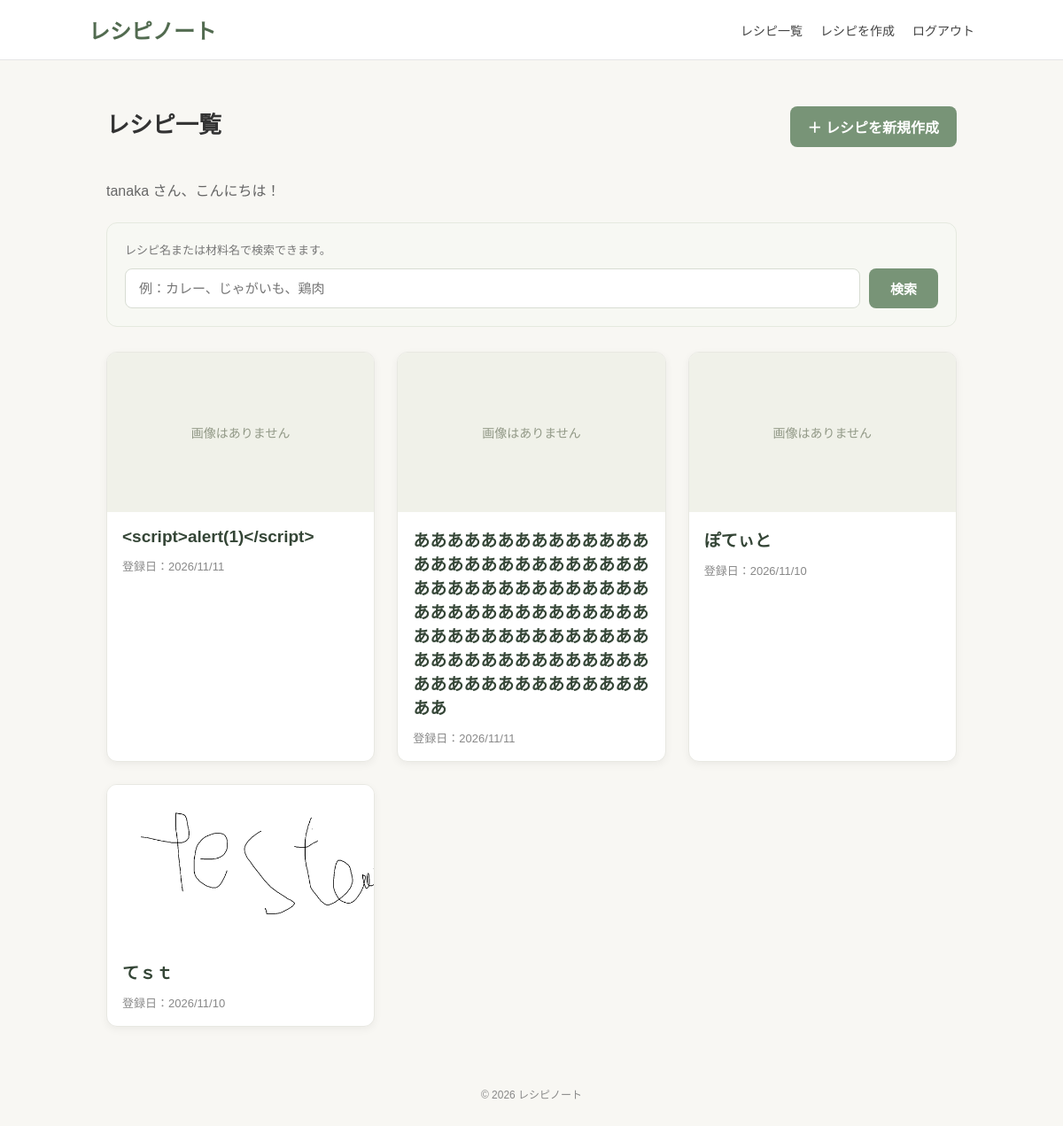
Page /recipes/ (signed in) on the committed database.
### recipes/models.py (models this page shows, shortened)
class Recipe(models.Model):
    owner = models.ForeignKey(
        User,
        on_delete=models.CASCADE,
        related_name="recipes"
    )
    title = models.CharField(max_length=100)
    image = models.ImageField(
        upload_to="recipes/",
        blank=True,
        null=True,
        storage=FileSystemStorage(
            location=PRIVATE_MEDIA_ROOT
        )
    )
    reference_url = models.URLField(
        blank=True,
        null=True
    )
    memo = models.TextField(
        blank=True,
    )
    created_at = models.DateTimeField(auto_now_add=True)
    updated_at = models.DateTimeField(auto_now=True)

### recipes/views.py (the view)
# urls.py: path("recipes/", views.recipe_list_view, name="recipe_list"),
@login_required
def recipe_list_view(request):
    query = request.GET.get("q", "").strip()
    recipes = Recipe.objects.filter(
        owner=request.user
    )
    if query:
        recipes = recipes.filter(
            Q(title__icontains=query) |
            Q(ingredients__name__icontains=query)
        ).distinct()
    recipes = recipes.order_by("-created_at")
    return render(request, "recipes/recipe_list.html", {
        "recipes": recipes,
        "query": query,
    })

### recipes/templates/recipes/recipe_list.html (shortened to what this page needs)
{% extends "base.html" %}
{% block content %}
<div class="list-container">
    <div class="list-header">
        <h1>レシピ一覧</h1>
        <a href="{% url 'recipe_create' %}" class="create-button">
            ＋ レシピを新規作成
        </a>
    </div>
    <div>
        <p class="welcome-message">
            {{ request.user.username }} さん、こんにちは！
        </p>
    </div>
    <div class="search-container">
        <p class="search-description">
            レシピ名または材料名で検索できます。
        </p>
        <form method="GET" action="{% url 'recipe_list' %}" class="search-form">
            <input
                type="text"
                name="q"
                value="{{ query }}"
                class="search-input"
                placeholder="例：カレー、じゃがいも、鶏肉"
            >
            <button type="submit" class="search-button">
                検索
            </button>
        </form>
    </div>
    {% if recipes %}
        <div class="recipe-grid">
            {% for recipe in recipes %}
                <article class="recipe-card">
                    <a href="{% url 'recipe_detail' recipe.id %}"
                       class="recipe-link">
                        {% if recipe.image %}
                            <img
                                src="{% url 'recipe_image' recipe.id %}"
                                alt="{{ recipe.title }}"
                                class="recipe-image"
                            >
                        {% else %}
                            <div class="no-image">
                                画像はありません
                            </div>
                        {% endif %}
                        <div class="recipe-info">
                            <h3 class="recipe-title">
                                {{ recipe.title }}
                            </h3>
                            <p class="recipe-date">
                                登録日：{{ recipe.created_at|date:"Y/m/d" }}
                            </p>
                        </div>
                    </a>
                </article>
            {% endfor %}
        </div>
    {% endif %}
</div>
{% endblock %}

### recipes/templates/base.html (style rules this page uses)
* { box-sizing: border-box; }
body { margin: 0; font-family: sans-serif; background-color: #f8f7f3; color: #333; }
h1 { font-size: 26px; margin-bottom: 25px; }
button, .button { display: inline-block; padding: 10px 18px; border: none; border-radius: 6px; background-color: #78936f; color: #ffffff; text-decoration: none; font-size: 14px; cursor: pointer; }
input, textarea, select { max-width: 100%; padding: 9px; border: 1px solid #ccc; border-radius: 5px; font-size: 14px; }
input[type="text"], input[type="url"], input[type="email"], input[type="password"], textarea { width: 100%; }

### recipes/templates/recipes/recipe_list.html (style rules this page uses)
.list-container { max-width: 1100px; margin: 0 auto; }
.welcome-message { color: #666; margin-bottom: 25px; }
.list-header { display: flex; justify-content: space-between; align-items: center; margin-bottom: 20px; gap: 15px; flex-wrap: wrap; }
.create-button { display: inline-block; padding: 11px 20px; background: #789477; color: white; text-decoration: none; border-radius: 8px; font-weight: bold; transition: 0.2s; }
.search-container { margin-bottom: 28px; padding: 20px; background: #f7f8f3; border: 1px solid #e5e9df; border-radius: 12px; }
.search-form { display: flex; gap: 10px; }
.search-input { flex: 1; min-width: 0; padding: 12px 15px; border: 1px solid #d8ddd3; border-radius: 8px; background: white; font-size: 15px; outline: none; }
.search-button { padding: 12px 24px; border: none; border-radius: 8px; background: #789477; color: white; font-size: 15px; font-weight: bold; cursor: pointer; transition: 0.2s; }
.search-description { margin: 0 0 12px; color: #777; font-size: 13px; }
.recipe-grid { display: grid; grid-template-columns: repeat(auto-fill, minmax(240px, 1fr)); gap: 25px; }
.recipe-card { background: white; border-radius: 12px; overflow: hidden; border: 1px solid #e8e8e2; box-shadow: 0 3px 10px rgba(0, 0, 0, 0.05); transition: 0.2s; }
.recipe-link { display: block; color: inherit; text-decoration: none; }
.recipe-image { width: 100%; height: 180px; object-fit: cover; display: block; background: #f0f0eb; }
.no-image { height: 180px; display: flex; align-items: center; justify-content: center; background: #f0f1e9; color: #929987; font-size: 14px; }
.recipe-info { padding: 17px; }
.recipe-title { margin: 0 0 12px; font-size: 19px; color: #344536; overflow-wrap: anywhere; }
.recipe-date { margin: 0; font-size: 13px; color: #888; }

### rows in the picture
Recipe: image "画像はありません", title "<script>alert(1)</script>", created_at "2026/11/11"
Recipe: image "画像はありません", title "ああああああああああああああああああああああああああああああああああああああああああああああああああああああああああああああああああああああああああああああああああああああああああああああああああああ", created_at "2026/11/11"
Recipe: image "画像はありません", title "ぽてぃと", created_at "2026/11/10"
Recipe: title "てｓｔ", created_at "2026/11/10"

### other values in the picture
{{ request.user.username }} "tanaka"
